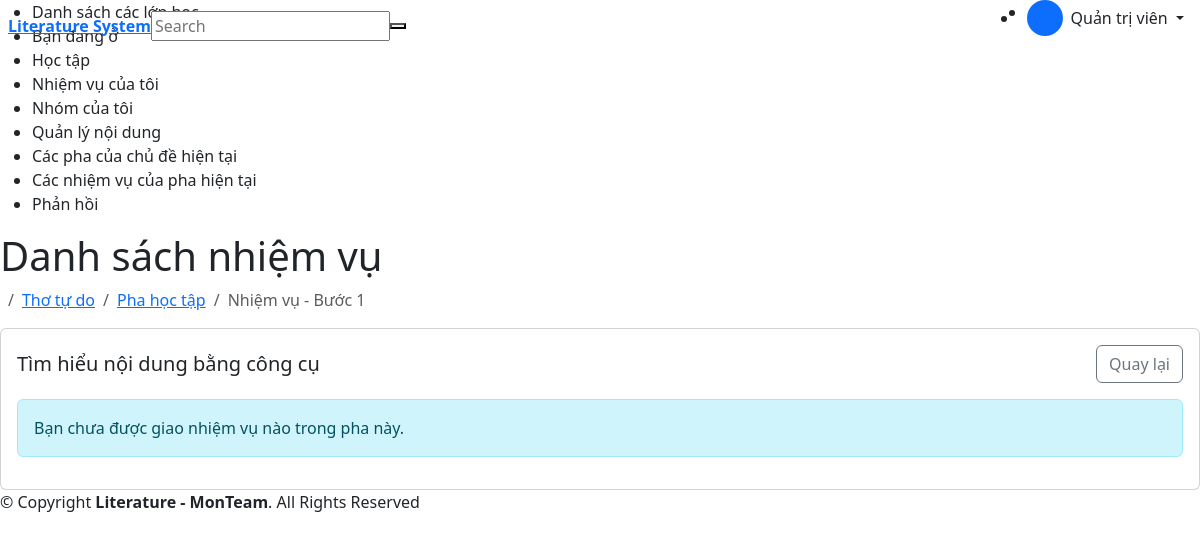
The page /class/task?topic_id=11&phase_id=11 (signed in) on the database its author committed.
### tables this page shows
CREATE TABLE `topic` (
  `topic_id` int NOT NULL,
  `topic_name` varchar(255) NOT NULL,
  `class_id` int NOT NULL,
  `added_by` int DEFAULT NULL,
  `created_at` datetime DEFAULT CURRENT_TIMESTAMP,
  `updated_at` datetime DEFAULT CURRENT_TIMESTAMP ON UPDATE CURRENT_TIMESTAMP
);

CREATE TABLE `phase` (
  `phase_id` int NOT NULL,
  `phase_number` int DEFAULT NULL,
  `phase_name` varchar(100) DEFAULT NULL,
  `m_phase_id` int DEFAULT NULL,
  `topic_id` int DEFAULT NULL,
  `start_time` datetime NOT NULL,
  `end_time` datetime NOT NULL,
  `flag_active` tinyint DEFAULT NULL,
  `added_by` int DEFAULT NULL,
  `created_at` datetime DEFAULT CURRENT_TIMESTAMP,
  `updated_at` datetime DEFAULT CURRENT_TIMESTAMP ON UPDATE CURRENT_TIMESTAMP
);

### config/helper_class.php (called while the page is built, shortened)
<?php
function getTopicDetails($topicId)
{
    global $pdo;
    $stmt = $pdo->prepare("SELECT t.*, u.fullname as added_by_name,
                          c.class_name
                          FROM topic t
                          LEFT JOIN users u ON t.added_by = u.user_id
                          LEFT JOIN class c ON t.class_id = c.class_id
                          WHERE t.topic_id = :topic_id");
    $stmt->bindParam(':topic_id', $topicId, PDO::PARAM_INT);
    $stmt->execute();
    return $stmt->fetch(PDO::FETCH_ASSOC);
}

### config/helper_phase.php (called while the page is built, shortened)
<?php
function getPhaseDetails($phaseId)
{
    global $pdo;
    $stmt = $pdo->prepare("
        SELECT
            p.*,
            mp.m_phase_name,
            mp.phase_code,
            mp.AI,
            mp.Comment,
            mp.Edit,
            mp.description as phase_description
        FROM phase p
        INNER JOIN main_phase mp ON p.m_phase_id = mp.m_phase_id
        WHERE p.phase_id = ?
    ");
    $stmt->execute([$phaseId]);
    return $stmt->fetch(PDO::FETCH_ASSOC);
}

### views/tasks/view_task_in_phase_student.php (the view, shortened to what this page needs)
<!DOCTYPE html>
<html lang="en">
<head>
    <?php require_once './views/templates/assets.php'; ?>
</head>
<body>
    <?php
    require_once './config/db.php';
    require_once './config/helper_phase.php';
    require_once './config/helper_class.php';
    require_once './views/templates/header.php';
    require_once './views/templates/sidebar_student.php';
    $phaseId = isset($_GET['phase_id']) ? intval($_GET['phase_id']) : 0;
    $topicId = isset($_GET['topic_id']) ? intval($_GET['topic_id']) : 0;
    $phase = getPhaseDetails($phaseId);
    $topic = getTopicDetails($topicId);
    $tasks = getStudentAssignedTasks($phaseId, $_SESSION['user']['user_id']);
    ?>
    <main id="main" class="main">
        <div class="pagetitle">
            <h1>Danh sách nhiệm vụ</h1>
            <nav>
                <ol class="breadcrumb">
                    <li class="breadcrumb-item"><a href="/class"><?= htmlspecialchars($topic['topic_name']) ?></a></li>
                    <li class="breadcrumb-item"><a href="<?= URL_ROOT ?>/class/phases?topic_id=<?= $topicId ?>">Pha học
                            tập</a></li>
                    <li class="breadcrumb-item active">Nhiệm vụ - Bước <?= $phase['phase_number'] ?></li>
                </ol>
            </nav>
        </div>
        <section class="section">
            <div class="row">
                <div class="col-lg-12">
                    <div class="card">
                        <div class="card-body">
                            <div class="d-flex justify-content-between align-items-center mb-3">
                                <h5 class="card-title mb-0">
                                    <?= htmlspecialchars($phase['phase_name']) ?>
                                </h5>
                                <a href="<?= URL_ROOT ?>/class/phases?topic_id=<?= $topicId ?>"
                                    class="btn btn-outline-secondary">
                                    <i class="bi bi-arrow-left"></i> Quay lại
                                </a>
                            </div>
                            <?php if (empty($tasks)): ?>
                                <div class="alert alert-info">
                                    Bạn chưa được giao nhiệm vụ nào trong pha này.
                                </div>
                            <?php endif; ?>
                        </div>
                    </div>
                </div>
            </div>
        </section>
    </main>
    <?php
    require_once 'views/templates/footer.php';
    ?>
</body>
</html>

### rows shown on the page
topic: topic_name "Thơ tự do"
phase: phase_number "1", phase_name "Tìm hiểu nội dung bằng công cụ"

### other values the page prints
$_SESSION['user']['fullname'] "Quản trị viên"
